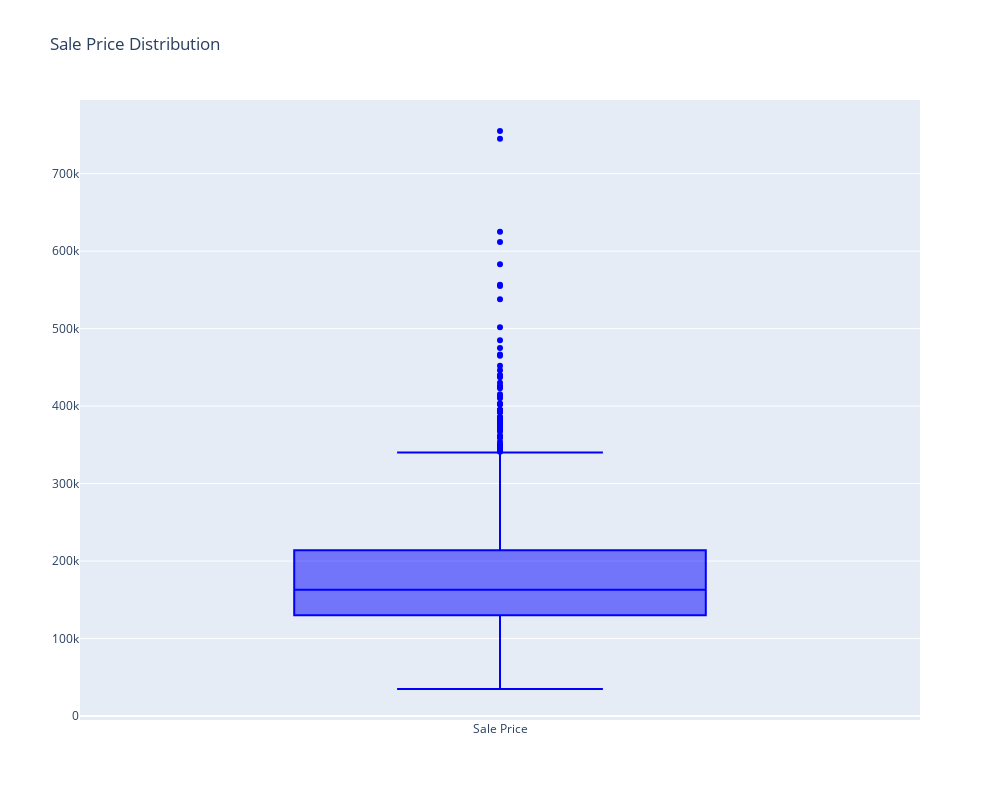

The notebook cell this image was saved under:
### Markdown cell above
Now its time to analyze and visualize the data and maybe gain some insights. We'll start with the target feature

### Code cell
#Visualize the target variable
trace = go.Box(y=train_data['SalePrice'], name='Sale Price', marker=dict(color='blue'))
layout = go.Layout(title='Sale Price Distribution', height=800, width=1000)
fig = go.Figure(data=[trace], layout=layout)
fig.show()

### Figure 1 — Plotly figure (JSON) as saved in the notebook; plotly's stock layout.template omitted (floating-point values rounded to 4 significant figures; data arrays with more than 128 entries replaced by an {"elided": "..."} marker saying what was removed)
{"data": [{"marker": {"color": "blue"}, "name": "Sale Price", "type": "box", "y": {"elided": "1460 int values"}}], "layout": {"height": 800, "title": {"text": "Sale Price Distribution"}, "width": 1000}}
